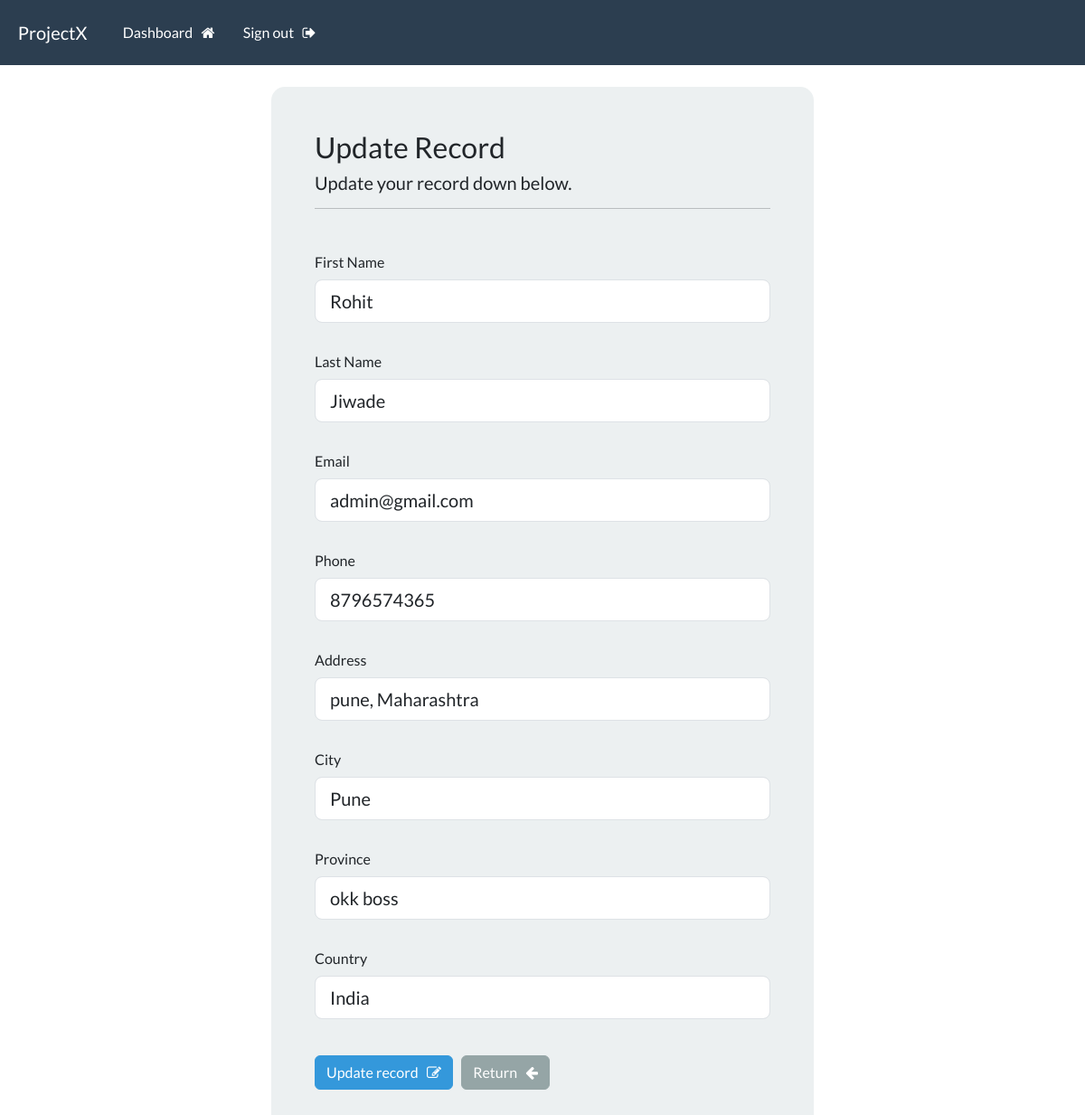
The app's page /update-record/1 (signed in) with its own data.
### webapp/models.py (models this page shows, shortened)
class Record(models.Model):
	creation_date = models.DateTimeField(auto_now_add=True)
	first_name = models.CharField(max_length=100)
	last_name = models.CharField(max_length=100)
	email = models.EmailField(max_length=255, unique=True)
	phone = models.CharField(max_length=20)
	address = models.CharField(max_length=300)
	city = models.CharField(max_length=255)
	province = models.CharField(max_length=200)
	country = models.CharField(max_length=125)

### webapp/views.py (the view)
# urls.py: path('update-record/<int:id>', views.update_record, name='update_record'),
@login_required(login_url='my_login')
def update_record(request, id):
	record = Record.objects.get(id=id)
	form = UpdateRecordForm(instance=record)
	if request.method == 'POST':
		form = UpdateRecordForm(request.POST, instance=record)
		if form.is_valid():
			form.save()
			messages.success(request, "Your record was updated successfully!")
			return redirect("dashboard")
	return render(request, 'webapp/update-record.html', {'form': form})

### webapp/forms.py
class UpdateRecordForm(forms.ModelForm):
	class Meta:
		model = Record
		fields = ['first_name', 'last_name', 'email', 'phone', 'address', 'city', 'province', 'country']
		widgets = {
				'first_name': forms.TextInput(attrs={
					'class': INPUT_CLASSES
					}),
				'last_name': forms.TextInput(attrs={
					'class': INPUT_CLASSES
					}),
				'email': forms.TextInput(attrs={
					'class': INPUT_CLASSES
					}),
				'phone': forms.TextInput(attrs={
					'class': INPUT_CLASSES
					}),
				'address': forms.TextInput(attrs={
					'class': INPUT_CLASSES
					}),
				'city': forms.TextInput(attrs={
					'class': INPUT_CLASSES
					}),
				'province': forms.TextInput(attrs={
					'class': INPUT_CLASSES
					}),
				'country': forms.TextInput(attrs={
					'class': INPUT_CLASSES
					})
			}

### webapp/templates/webapp/update-record.html (shortened to what this page needs)
{% extends 'webapp/base.html' %}
{% block content %}
<body>
	<div class="container bg-light shadow-md p-5 form-layout form-layoutt">
		<h3> Update Record </h3>
		<h5>Update your record down below.</h5>
		<hr>
		<br>
		<form method="post" autocomplete="off">
			<div class="mb-3">
				<label class="col-form-label">First Name</label><br>
				{{ form.first_name }}
			</div>
			<div class="mb-3">
				<label class="col-form-label mt-2">Last Name</label><br>
				{{ form.last_name }}
			</div>
			<div class="mb-3">
				<label class="col-form-label mt-2">Email</label><br>
				{{ form.email }}
			</div>
			<div class="mb-3">
				<label class="col-form-label mt-2">Phone</label><br>
				{{ form.phone }}
			</div>
			<div class="mb-3">
				<label class="col-form-label mt-2">Address</label><br>
				{{ form.address }}
			</div>
			<div class="mb-3">
				<label class="col-form-label mt-2">City</label><br>
				{{ form.city }}
			</div>
			<div class="mb-3">
				<label class="col-form-label mt-2">Province</label><br>
				{{ form.province }}
			</div>
			<div class="mb-3">
				<label class="col-form-label mt-2">Country</label><br>
				{{ form.country }}
			</div>
			<br>
			<button type="submit" class="btn btn-info"> Update record &nbsp; <i class="fa fa-pencil-square-o" aria-hidden="true"></i> </button>
			<a href="{% url 'dashboard' %}" class="btn btn-secondary"> Return &nbsp; <i class="fa fa-arrow-left" aria-hidden="true"></i></a>
		</form>
	</div>
		<br>
</body>
{% endblock %}

### static/css/styles.css (style rules this page uses)
.form-layoutt { border-radius: 15px; max-width: 600px; }

### records on screen
Record: first_name "Rohit", last_name "Jiwade", email "admin@gmail.com", phone "8796574365", address "pune, Maharashtra", city "Pune", province "okk boss", country "India"
